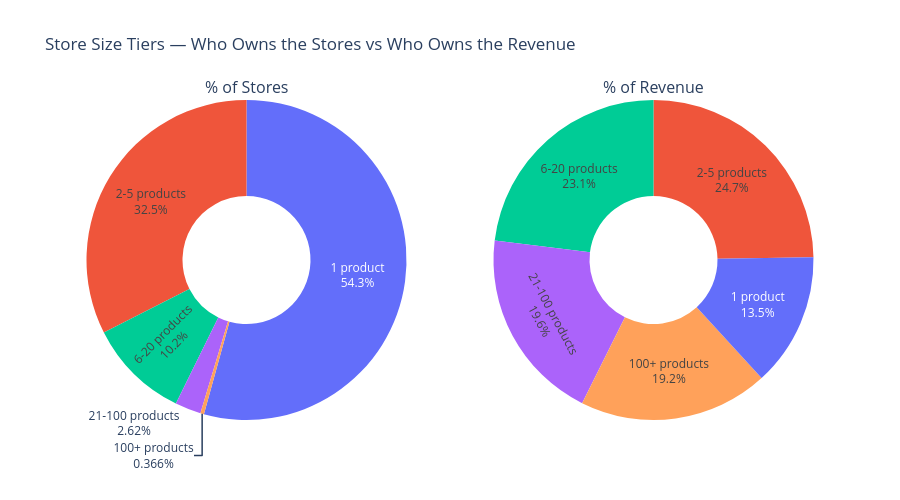

The code cell stored with this chart in its notebook:
### Markdown cell above
### 3.2 — Store Size Tiers

### Code cell
bins = [0, 1, 5, 20, 100, float('inf')]
labels = ['1 product', '2-5 products', '6-20 products', '21-100 products', '100+ products']
df['size_tier'] = pd.cut(df[PRODUCT_COUNT_COL], bins=bins, labels=labels)

tier_stats = (
    df.groupby('size_tier', observed=True)
    .agg(
        store_count=('size_tier', 'size'),
        total_revenue=(TOTAL_REV_COL, 'sum'),
        avg_rev_per_product=(AVG_REV_COL, 'mean'),
        avg_products=(PRODUCT_COUNT_COL, 'mean')
    )
    .reset_index()
)
tier_stats['pct_stores'] = tier_stats['store_count'] / tier_stats['store_count'].sum() * 100
tier_stats['pct_revenue'] = tier_stats['total_revenue'] / tier_stats['total_revenue'].sum() * 100

fig = make_subplots(rows=1, cols=2, subplot_titles=['% of Stores', '% of Revenue'],
                    specs=[[{'type': 'pie'}, {'type': 'pie'}]])

fig.add_trace(go.Pie(labels=tier_stats['size_tier'], values=tier_stats['pct_stores'],
                     hole=0.4, textinfo='label+percent'), row=1, col=1)
fig.add_trace(go.Pie(labels=tier_stats['size_tier'], values=tier_stats['pct_revenue'],
                     hole=0.4, textinfo='label+percent'), row=1, col=2)

fig.update_layout(title='Store Size Tiers — Who Owns the Stores vs Who Owns the Revenue',
                  template=TEMPLATE, height=500, showlegend=False)
save_chart(fig, '02_size_tier_split')
fig.show()

### Figure 1 — Plotly figure (JSON) as saved in the notebook; plotly's stock layout.template omitted (floating-point values rounded to 4 significant figures)
{"data": [{"domain": {"x": [0, 0.45], "y": [0, 1]}, "hole": 0.4, "labels": ["1 product", "2-5 products", "6-20 products", "21-100 products", "100+ products"], "textinfo": "label+percent", "type": "pie", "values": [54.29, 32.48, 10.25, 2.619, 0.3659]}, {"domain": {"x": [0.55, 1], "y": [0, 1]}, "hole": 0.4, "labels": ["1 product", "2-5 products", "6-20 products", "21-100 products", "100+ products"], "textinfo": "label+percent", "type": "pie", "values": [13.48, 24.72, 23.06, 19.58, 19.16]}], "layout": {"annotations": [{"font": {"size": 16}, "showarrow": false, "text": "% of Stores", "x": 0.225, "xanchor": "center", "xref": "paper", "y": 1, "yanchor": "bottom", "yref": "paper"}, {"font": {"size": 16}, "showarrow": false, "text": "% of Revenue", "x": 0.775, "xanchor": "center", "xref": "paper", "y": 1, "yanchor": "bottom", "yref": "paper"}], "height": 500, "showlegend": false, "title": {"text": "Store Size Tiers — Who Owns the Stores vs Who Owns the Revenue"}}}
